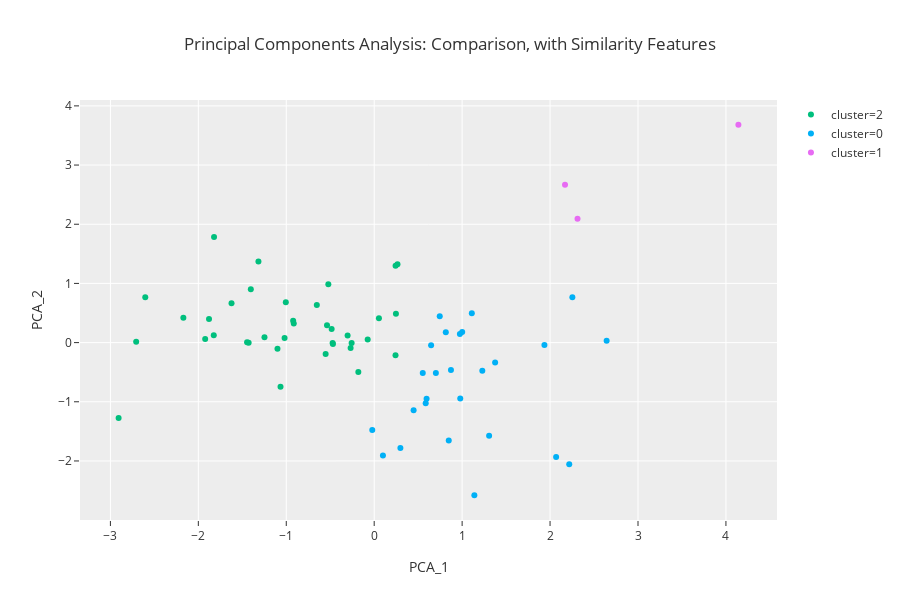

The notebook cell this image was saved under:
### Code cell
px.scatter(data_frame=pca_df
           ,x='PCA_1'
           ,y='PCA_2'
           ,color='cluster'
           ,template='ggplot2'
           ,title='Principal Components Analysis: Comparison, with Similarity Features'
           ,hover_name='person'
#            ,labels={"neg":"Negative Sentiment"
#                     ,"pos":"Positive Sentiment"
#                     ,"comment_length":"Avg Comment Char Length"
#                    }
            ,color_discrete_map={'got':'orange','dems': 'blue'}
          )

### Figure 1 — Plotly figure (JSON) as saved in the notebook; plotly's stock layout.template omitted (floating-point values rounded to 4 significant figures)
{"data": [{"hoverlabel": {"namelength": 0}, "hovertemplate": "<b>%{hovertext}</b><br><br>cluster=2<br>PCA_1=%{x}<br>PCA_2=%{y}", "hovertext": ["bran", "jon", "dany", "doran", "cersei", "tyrion", "sansa", "arya", "stannis", "varys", "jamie", "brienne", "jorah", "theon", "hound", "littlefinger", "joffrey", "mountain", "robb", "dragons", "melisandre", "bronn", "ramsey", "missandei", "gendry", "grey worm", "ned", "catelyn", "robert", "tommen", "viserys", "euron", "night_king", "jaqen", "hodor", "mance", "gabbard"], "legendgroup": "cluster=2", "marker": {"color": "#00BF7D", "symbol": "circle"}, "mode": "markers", "name": "cluster=2", "showlegend": true, "type": "scatter", "uid": "ecd07975-5397-46c6-b48a-67b105069078", "x": [-0.6525, -1.248, -2.17, 0.2647, -1.879, -1.1, -0.9148, -1.005, -0.07419, -1.824, -1.428, -0.473, -2.907, -0.2683, -0.2567, -0.4695, -1.065, -0.5365, -1.623, -1.922, -0.5215, -0.1803, -1.019, -2.707, 0.2471, -1.403, -0.5521, 0.2423, -0.9217, -0.484, -1.446, -2.603, -0.3025, 0.243, -1.821, 0.05376, -1.316], "xaxis": "x", "y": [0.6353, 0.09184, 0.4191, 1.324, 0.3977, -0.1046, 0.3245, 0.682, 0.05143, 0.1228, -0.001328, -0.008365, -1.274, -0.08934, -0.008682, -0.02442, -0.744, 0.294, 0.6656, 0.05875, 0.9849, -0.4964, 0.07906, 0.01467, 0.4877, 0.9012, -0.191, -0.2122, 0.371, 0.2277, 0.004672, 0.7661, 0.1215, 1.298, 1.786, 0.4127, 1.368], "yaxis": "y"}, {"hoverlabel": {"namelength": 0}, "hovertemplate": "<b>%{hovertext}</b><br><br>cluster=0<br>PCA_1=%{x}<br>PCA_2=%{y}", "hovertext": ["davos", "samwell", "gilly", "tormund", "margaery", "oberyn", "ygritte", "harris", "biden", "buttigieg", "gillibrand", "hickenlooper", "klobuchar", "warren", "booker", "inslee", "castro", "sanders", "bullock", "messam", "o'rourke", "bennet", "delaney", "moulton", "swalwell", "yang"], "legendgroup": "cluster=0", "marker": {"color": "#00B0F6", "symbol": "circle"}, "mode": "markers", "name": "cluster=0", "showlegend": true, "type": "scatter", "uid": "d4c2ab31-fa66-4dc4-ba67-7719811cb339", "x": [0.5958, 0.9786, 0.8729, 0.4481, 1.139, 0.5522, 0.8478, 1.23, 1.11, -0.02197, 0.9745, 1.375, 0.7454, 0.09935, 1.001, 2.069, 0.647, 0.7013, 2.218, 2.253, 0.5856, 1.936, 0.8142, 2.643, 1.307, 0.2979], "xaxis": "x", "y": [-0.9488, -0.9467, -0.4617, -1.143, -2.579, -0.5147, -1.655, -0.4777, 0.4964, -1.476, 0.146, -0.3357, 0.4434, -1.909, 0.178, -1.933, -0.04441, -0.5121, -2.056, 0.7665, -1.026, -0.03917, 0.1749, 0.0331, -1.576, -1.783], "yaxis": "y"}, {"hoverlabel": {"namelength": 0}, "hovertemplate": "<b>%{hovertext}</b><br><br>cluster=1<br>PCA_1=%{x}<br>PCA_2=%{y}", "hovertext": ["de blasio", "gravel", "williamson"], "legendgroup": "cluster=1", "marker": {"color": "#E76BF3", "symbol": "circle"}, "mode": "markers", "name": "cluster=1", "showlegend": true, "type": "scatter", "uid": "4e8392c9-862d-4a36-9448-6a802e206abe", "x": [4.142, 2.312, 2.17], "xaxis": "x", "y": [3.681, 2.092, 2.668], "yaxis": "y"}], "layout": {"grid": {"xaxes": ["x"], "xgap": 0.1, "xside": "bottom", "yaxes": ["y"], "ygap": 0.1, "yside": "left"}, "height": 600, "legend": {"tracegroupgap": 0}, "title": {"text": "Principal Components Analysis: Comparison, with Similarity Features"}, "xaxis": {"title": {"text": "PCA_1"}}, "yaxis": {"title": {"text": "PCA_2"}}}}
